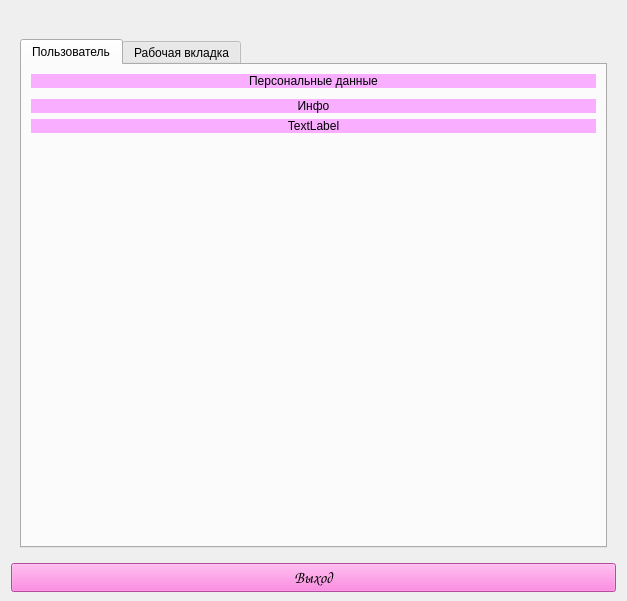
<?xml version="1.0" encoding="UTF-8"?>
<ui version="4.0">
 <class>Dialog</class>
 <widget class="QDialog" name="Dialog">
  <property name="geometry">
   <rect>
    <x>0</x>
    <y>0</y>
    <width>627</width>
    <height>601</height>
   </rect>
  </property>
  <property name="windowTitle">
   <string>Dialog</string>
  </property>
  <property name="styleSheet">
   <string notr="true">font: 12pt &quot;Comic Sans MS&quot;;</string>
  </property>
  <layout class="QVBoxLayout" name="verticalLayout_2">
   <property name="topMargin">
    <number>30</number>
   </property>
   <property name="bottomMargin">
    <number>9</number>
   </property>
   <item>
    <widget class="QStackedWidget" name="stackedWidget">
     <property name="styleSheet">
      <string notr="true">font: 12pt &quot;Comic Sans MS&quot;;</string>
     </property>
     <property name="currentIndex">
      <number>1</number>
     </property>
     <widget class="QWidget" name="page">
      <property name="styleSheet">
       <string notr="true">font: 10pt &quot;Comic Sans MS&quot;;</string>
      </property>
      <layout class="QVBoxLayout" name="verticalLayout_5">
       <item>
        <widget class="QTabWidget" name="tabWidget_2">
         <property name="styleSheet">
          <string notr="true">font: 10pt &quot;Comic Sans MS&quot;;</string>
         </property>
         <property name="tabPosition">
          <enum>QTabWidget::North</enum>
         </property>
         <property name="currentIndex">
          <number>0</number>
         </property>
         <widget class="QWidget" name="tab_5">
          <attribute name="title">
           <string>Пользователь</string>
          </attribute>
          <layout class="QVBoxLayout" name="verticalLayout_13">
           <item>
            <layout class="QVBoxLayout" name="verticalLayout_12" stretch="0,0,0,0,0,5">
             <item>
              <widget class="QLabel" name="label_13">
               <property name="styleSheet">
                <string notr="true">background-color: rgb(249, 174, 255);</string>
               </property>
               <property name="text">
                <string>Персональныe данные</string>
               </property>
               <property name="alignment">
                <set>Qt::AlignCenter</set>
               </property>
              </widget>
             </item>
             <item>
              <spacer name="verticalSpacer">
               <property name="orientation">
                <enum>Qt::Vertical</enum>
               </property>
               <property name="sizeType">
                <enum>QSizePolicy::Fixed</enum>
               </property>
               <property name="sizeHint" stdset="0">
                <size>
                 <width>20</width>
                 <height>5</height>
                </size>
               </property>
              </spacer>
             </item>
             <item>
              <layout class="QHBoxLayout" name="horizontalLayout_6">
               <item>
                <widget class="QLabel" name="lbl_role">
                 <property name="styleSheet">
                  <string notr="true">background-color: rgb(249, 174, 255);</string>
                 </property>
                 <property name="text">
                  <string>Инфо</string>
                 </property>
                 <property name="alignment">
                  <set>Qt::AlignCenter</set>
                 </property>
                </widget>
               </item>
              </layout>
             </item>
             <item>
              <widget class="QLabel" name="lbl_name">
               <property name="styleSheet">
                <string notr="true">background-color: rgb(249, 174, 255);</string>
               </property>
               <property name="text">
                <string>TextLabel</string>
               </property>
               <property name="alignment">
                <set>Qt::AlignCenter</set>
               </property>
              </widget>
             </item>
             <item alignment="Qt::AlignHCenter">
              <widget class="QLabel" name="label">
               <property name="text">
                <string/>
               </property>
               <property name="pixmap">
                <pixmap>../icons/person.jpg</pixmap>
               </property>
              </widget>
             </item>
             <item>
              <spacer name="verticalSpacer_4">
               <property name="orientation">
                <enum>Qt::Vertical</enum>
               </property>
               <property name="sizeHint" stdset="0">
                <size>
                 <width>20</width>
                 <height>10</height>
                </size>
               </property>
              </spacer>
             </item>
            </layout>
           </item>
          </layout>
         </widget>
         <widget class="QWidget" name="tab_6">
          <attribute name="title">
           <string>Рабочая вкладка</string>
          </attribute>
          <layout class="QVBoxLayout" name="verticalLayout_7">
           <item>
            <layout class="QVBoxLayout" name="verticalLayout_4">
             <item>
              <widget class="QLabel" name="label_3">
               <property name="font">
                <font>
                 <family>Comic Sans MS</family>
                 <pointsize>10</pointsize>
                 <weight>50</weight>
                 <italic>false</italic>
                 <bold>false</bold>
                </font>
               </property>
               <property name="styleSheet">
                <string notr="true">background-color: rgb(249, 174, 255);</string>
               </property>
               <property name="text">
                <string>Создание заказа</string>
               </property>
               <property name="alignment">
                <set>Qt::AlignCenter</set>
               </property>
              </widget>
             </item>
             <item>
              <layout class="QHBoxLayout" name="horizontalLayout_2">
               <item>
                <widget class="QLabel" name="label_5">
                 <property name="font">
                  <font>
                   <family>Comic Sans MS</family>
                   <pointsize>10</pointsize>
                   <weight>50</weight>
                   <italic>false</italic>
                   <bold>false</bold>
                  </font>
                 </property>
                 <property name="styleSheet">
                  <string notr="true">background-color: rgb(249, 174, 255);</string>
                 </property>
                 <property name="text">
                  <string>Клиент:</string>
                 </property>
                </widget>
               </item>
               <item>
                <widget class="QComboBox" name="client_box"/>
               </item>
              </layout>
             </item>
             <item>
              <layout class="QHBoxLayout" name="horizontalLayout_3">
               <item>
                <widget class="QLabel" name="label_6">
                 <property name="font">
                  <font>
                   <family>Comic Sans MS</family>
                   <pointsize>10</pointsize>
                   <weight>50</weight>
                   <italic>false</italic>
                   <bold>false</bold>
                  </font>
                 </property>
                 <property name="styleSheet">
                  <string notr="true">background-color: rgb(249, 174, 255);</string>
                 </property>
                 <property name="text">
                  <string>Услуга:</string>
                 </property>
                </widget>
               </item>
               <item>
                <widget class="QComboBox" name="usluga_box"/>
               </item>
              </layout>
             </item>
             <item>
              <layout class="QHBoxLayout" name="horizontalLayout_12">
               <item>
                <widget class="QLabel" name="label_17">
                 <property name="styleSheet">
                  <string notr="true">background-color: rgb(249, 174, 255);</string>
                 </property>
                 <property name="text">
                  <string>Стоимость услуги</string>
                 </property>
                </widget>
               </item>
               <item>
                <widget class="QLabel" name="usl_cost">
                 <property name="text">
                  <string>*стоимость усл тут*</string>
                 </property>
                </widget>
               </item>
              </layout>
             </item>
             <item>
              <layout class="QHBoxLayout" name="horizontalLayout_9">
               <item>
                <widget class="QLabel" name="label_10">
                 <property name="styleSheet">
                  <string notr="true">background-color: rgb(249, 174, 255);</string>
                 </property>
                 <property name="text">
                  <string>Комплектующие</string>
                 </property>
                </widget>
               </item>
               <item>
                <widget class="QComboBox" name="kompl_box"/>
               </item>
              </layout>
             </item>
             <item>
              <layout class="QHBoxLayout" name="horizontalLayout_11">
               <item>
                <widget class="QLabel" name="label_15">
                 <property name="styleSheet">
                  <string notr="true">background-color: rgb(249, 174, 255);</string>
                 </property>
                 <property name="text">
                  <string>Стоимость комплектующей</string>
                 </property>
                </widget>
               </item>
               <item>
                <widget class="QLabel" name="kompl_cost">
                 <property name="text">
                  <string>*стоимость компл тут*</string>
                 </property>
                </widget>
               </item>
              </layout>
             </item>
             <item>
              <layout class="QHBoxLayout" name="horizontalLayout_10">
               <item>
                <widget class="QLabel" name="label_11">
                 <property name="styleSheet">
                  <string notr="true">background-color: rgb(249, 174, 255);</string>
                 </property>
                 <property name="text">
                  <string>Сумма</string>
                 </property>
                </widget>
               </item>
               <item>
                <widget class="QLabel" name="summary">
                 <property name="text">
                  <string>*сумма тут*</string>
                 </property>
                </widget>
               </item>
              </layout>
             </item>
             <item>
              <layout class="QHBoxLayout" name="horizontalLayout_14">
               <item>
                <widget class="QLabel" name="label_16">
                 <property name="styleSheet">
                  <string notr="true">background-color: rgb(249, 174, 255);</string>
                 </property>
                 <property name="text">
                  <string>Детали заказа</string>
                 </property>
                </widget>
               </item>
               <item>
                <widget class="QLineEdit" name="info"/>
               </item>
              </layout>
             </item>
            </layout>
           </item>
           <item>
            <widget class="QPushButton" name="btn_add_order">
             <property name="minimumSize">
              <size>
               <width>0</width>
               <height>40</height>
              </size>
             </property>
             <property name="font">
              <font>
               <family>Comic Sans MS</family>
               <pointsize>10</pointsize>
               <weight>50</weight>
               <italic>false</italic>
               <bold>false</bold>
              </font>
             </property>
             <property name="styleSheet">
              <string notr="true">background-color: rgb(255, 105, 220);</string>
             </property>
             <property name="text">
              <string>Сформировать заказ</string>
             </property>
            </widget>
           </item>
           <item>
            <widget class="QPushButton" name="btn_ord">
             <property name="font">
              <font>
               <family>Comic Sans MS</family>
               <pointsize>10</pointsize>
               <weight>50</weight>
               <italic>false</italic>
               <bold>false</bold>
              </font>
             </property>
             <property name="styleSheet">
              <string notr="true">background-color: rgb(255, 105, 220);</string>
             </property>
             <property name="text">
              <string>Заказы</string>
             </property>
            </widget>
           </item>
           <item>
            <widget class="QPushButton" name="btn_wh">
             <property name="styleSheet">
              <string notr="true">background-color: rgb(255, 105, 220);</string>
             </property>
             <property name="text">
              <string>Склад</string>
             </property>
            </widget>
           </item>
           <item>
            <widget class="QPushButton" name="btn_usl">
             <property name="styleSheet">
              <string notr="true">background-color: rgb(255, 105, 220);</string>
             </property>
             <property name="text">
              <string>Услуги</string>
             </property>
            </widget>
           </item>
          </layout>
         </widget>
        </widget>
       </item>
      </layout>
     </widget>
     <widget class="QWidget" name="page_2">
      <property name="styleSheet">
       <string notr="true">font: 10pt &quot;Comic Sans MS&quot;;</string>
      </property>
      <layout class="QVBoxLayout" name="verticalLayout_6">
       <item>
        <widget class="QTabWidget" name="tabWidget_3">
         <property name="styleSheet">
          <string notr="true">font: 10pt &quot;Comic Sans MS&quot;;</string>
         </property>
         <property name="tabPosition">
          <enum>QTabWidget::North</enum>
         </property>
         <property name="currentIndex">
          <number>0</number>
         </property>
         <widget class="QWidget" name="tab_7">
          <property name="styleSheet">
           <string notr="true">font: 10pt &quot;Comic Sans MS&quot;;</string>
          </property>
          <attribute name="title">
           <string>Пользователь</string>
          </attribute>
          <layout class="QVBoxLayout" name="verticalLayout_15">
           <item>
            <layout class="QVBoxLayout" name="verticalLayout_14" stretch="0,0,0,0,0,5">
             <item>
              <widget class="QLabel" name="label_14">
               <property name="styleSheet">
                <string notr="true">background-color: rgb(249, 174, 255);</string>
               </property>
               <property name="text">
                <string>Персональные данные</string>
               </property>
               <property name="alignment">
                <set>Qt::AlignCenter</set>
               </property>
              </widget>
             </item>
             <item>
              <spacer name="verticalSpacer_6">
               <property name="orientation">
                <enum>Qt::Vertical</enum>
               </property>
               <property name="sizeType">
                <enum>QSizePolicy::Fixed</enum>
               </property>
               <property name="sizeHint" stdset="0">
                <size>
                 <width>20</width>
                 <height>5</height>
                </size>
               </property>
              </spacer>
             </item>
             <item>
              <layout class="QHBoxLayout" name="horizontalLayout_4">
               <item>
                <widget class="QLabel" name="lbl_role2">
                 <property name="styleSheet">
                  <string notr="true">background-color: rgb(249, 174, 255);</string>
                 </property>
                 <property name="text">
                  <string>Инфо</string>
                 </property>
                 <property name="alignment">
                  <set>Qt::AlignCenter</set>
                 </property>
                </widget>
               </item>
              </layout>
             </item>
             <item>
              <widget class="QLabel" name="lbl_name_2">
               <property name="styleSheet">
                <string notr="true">background-color: rgb(249, 174, 255);</string>
               </property>
               <property name="text">
                <string>TextLabel</string>
               </property>
               <property name="alignment">
                <set>Qt::AlignCenter</set>
               </property>
              </widget>
             </item>
             <item alignment="Qt::AlignHCenter">
              <widget class="QLabel" name="label_2">
               <property name="text">
                <string/>
               </property>
               <property name="pixmap">
                <pixmap>../icons/person.jpg</pixmap>
               </property>
              </widget>
             </item>
             <item>
              <spacer name="verticalSpacer_5">
               <property name="orientation">
                <enum>Qt::Vertical</enum>
               </property>
               <property name="sizeHint" stdset="0">
                <size>
                 <width>20</width>
                 <height>10</height>
                </size>
               </property>
              </spacer>
             </item>
            </layout>
           </item>
          </layout>
         </widget>
         <widget class="QWidget" name="tab_9">
          <attribute name="title">
           <string>Рабочая вкладка</string>
          </attribute>
          <layout class="QVBoxLayout" name="verticalLayout_17">
           <item>
            <widget class="QLabel" name="label_9">
             <property name="styleSheet">
              <string notr="true">background-color: rgb(249, 174, 255);</string>
             </property>
             <property name="text">
              <string>Добавление на склад</string>
             </property>
             <property name="alignment">
              <set>Qt::AlignCenter</set>
             </property>
            </widget>
           </item>
           <item>
            <spacer name="verticalSpacer_7">
             <property name="orientation">
              <enum>Qt::Vertical</enum>
             </property>
             <property name="sizeType">
              <enum>QSizePolicy::Fixed</enum>
             </property>
             <property name="sizeHint" stdset="0">
              <size>
               <width>20</width>
               <height>10</height>
              </size>
             </property>
            </spacer>
           </item>
           <item>
            <layout class="QHBoxLayout" name="horizontalLayout">
             <item>
              <widget class="QLabel" name="label_4">
               <property name="styleSheet">
                <string notr="true">background-color: rgb(249, 174, 255);</string>
               </property>
               <property name="text">
                <string>Тип</string>
               </property>
              </widget>
             </item>
             <item>
              <widget class="QLineEdit" name="edit_type"/>
             </item>
            </layout>
           </item>
           <item>
            <layout class="QHBoxLayout" name="horizontalLayout_5">
             <item>
              <widget class="QLabel" name="label_7">
               <property name="styleSheet">
                <string notr="true">background-color: rgb(249, 174, 255);</string>
               </property>
               <property name="text">
                <string>Наименование</string>
               </property>
              </widget>
             </item>
             <item>
              <widget class="QLineEdit" name="edit_name"/>
             </item>
            </layout>
           </item>
           <item>
            <layout class="QHBoxLayout" name="horizontalLayout_7">
             <item>
              <widget class="QLabel" name="label_8">
               <property name="styleSheet">
                <string notr="true">background-color: rgb(249, 174, 255);</string>
               </property>
               <property name="text">
                <string>Количество</string>
               </property>
              </widget>
             </item>
             <item>
              <widget class="QSpinBox" name="edit_count"/>
             </item>
            </layout>
           </item>
           <item>
            <layout class="QHBoxLayout" name="horizontalLayout_13">
             <item>
              <widget class="QLabel" name="label_12">
               <property name="styleSheet">
                <string notr="true">background-color: rgb(249, 174, 255);</string>
               </property>
               <property name="text">
                <string>Стоимость за штуку</string>
               </property>
              </widget>
             </item>
             <item>
              <widget class="QSpinBox" name="edit_cost">
               <property name="maximum">
                <number>1000000</number>
               </property>
              </widget>
             </item>
            </layout>
           </item>
           <item>
            <widget class="QPushButton" name="btn_add_wh">
             <property name="styleSheet">
              <string notr="true">background-color: rgb(255, 105, 220);</string>
             </property>
             <property name="text">
              <string>Добавить на склад</string>
             </property>
            </widget>
           </item>
           <item>
            <spacer name="verticalSpacer_8">
             <property name="orientation">
              <enum>Qt::Vertical</enum>
             </property>
             <property name="sizeHint" stdset="0">
              <size>
               <width>20</width>
               <height>40</height>
              </size>
             </property>
            </spacer>
           </item>
           <item>
            <widget class="QPushButton" name="btn_wh_2">
             <property name="styleSheet">
              <string notr="true">background-color: rgb(255, 105, 220);</string>
             </property>
             <property name="text">
              <string>Склад</string>
             </property>
            </widget>
           </item>
           <item>
            <widget class="QPushButton" name="btn_ord_2">
             <property name="styleSheet">
              <string notr="true">background-color: rgb(255, 105, 220);</string>
             </property>
             <property name="text">
              <string>Заказы</string>
             </property>
            </widget>
           </item>
          </layout>
         </widget>
        </widget>
       </item>
      </layout>
     </widget>
    </widget>
   </item>
   <item>
    <widget class="QPushButton" name="btn_exit">
     <property name="font">
      <font>
       <family>Comic Sans MS</family>
       <pointsize>12</pointsize>
       <weight>50</weight>
       <italic>false</italic>
       <bold>false</bold>
       <kerning>true</kerning>
      </font>
     </property>
     <property name="styleSheet">
      <string notr="true">background-color: rgb(255, 105, 220);</string>
     </property>
     <property name="text">
      <string>Выход</string>
     </property>
    </widget>
   </item>
  </layout>
 </widget>
 <resources/>
 <connections/>
</ui>
